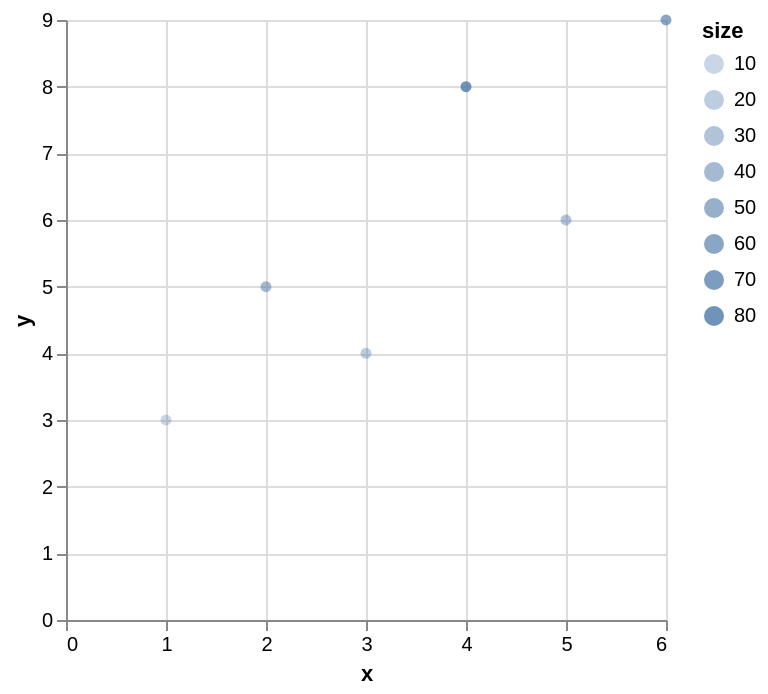

Write a Vega-Lite specification for this figure.
### Vega-Lite specification from a JSON file in a GitHub repository (floating-point values rounded to 4 significant figures)
{"$schema": "https://vega.github.io/schema/vega-lite/v6.json", "data": {"values": [{"group": "u", "size": 10, "x": 1, "y": 3}, {"group": "v", "size": 40, "x": 2, "y": 5}, {"group": "u", "size": 20, "x": 3, "y": 4}, {"group": "v", "size": 80, "x": 4, "y": 8}, {"group": "u", "size": 30, "x": 5, "y": 6}, {"group": "v", "size": 60, "x": 6, "y": 9}]}, "description": "Point opacity from a quantitative field.", "encoding": {"opacity": {"field": "size", "type": "quantitative"}, "x": {"field": "x", "type": "quantitative"}, "y": {"field": "y", "type": "quantitative"}}, "mark": "circle", "usermeta": {"eas": {"standin_ratio": 0.0225, "threshold": 0.05}}}
